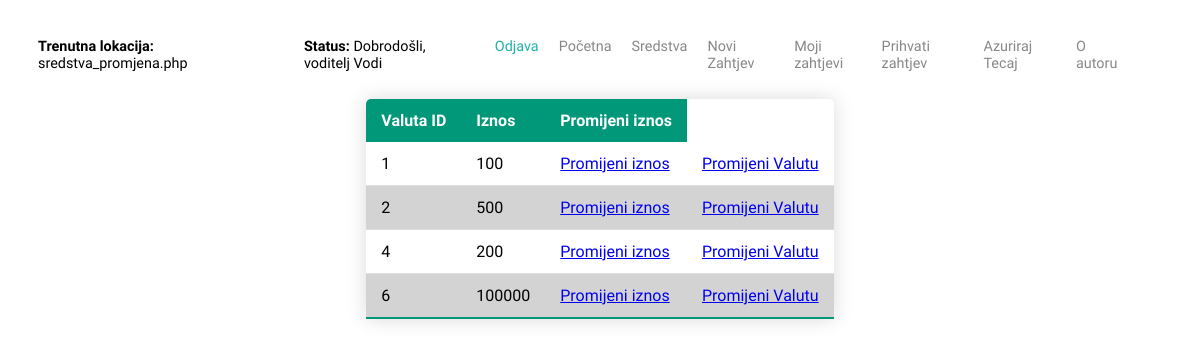
/sredstva_promjena.php (signed in), run on the app's committed database.
### tables this page shows
CREATE TABLE IF NOT EXISTS `sredstva` (
  `sredstva_id` INT NOT NULL AUTO_INCREMENT,
  `korisnik_id` INT NOT NULL,
  `valuta_id` INT NOT NULL,
  `iznos` DOUBLE NOT NULL,
  INDEX `fk_korisnik_has_utakmica_korisnik1_idx` (`korisnik_id` ASC),
  PRIMARY KEY (`sredstva_id`),
  INDEX `fk_sredstva_valuta1_idx` (`valuta_id` ASC),
  CONSTRAINT `fk_korisnik_has_utakmica_korisnik1`
    FOREIGN KEY (`korisnik_id`)
    REFERENCES `korisnik` (`korisnik_id`)
    ON DELETE NO ACTION
    ON UPDATE NO ACTION,
  CONSTRAINT `fk_sredstva_valuta1`
    FOREIGN KEY (`valuta_id`)
    REFERENCES `valuta` (`valuta_id`)
    ON DELETE NO ACTION
    ON UPDATE NO ACTION);

### baza.php (called while the page is built, shortened)
<?php
function izvrsiUpit($veza, $upit){
	$rezultat = mysqli_query($veza,$upit);
	return $rezultat;
}
?>

### sredstva_promjena.php (the view, shortened to what this page needs)
<?php
	include_once("zaglavljeproba.php");
	include_once("baza.php");
	$veza = spojiSeNaBazu();
	if(!empty($aktivni_korisnik_id)){
		$upit = "SELECT *FROM sredstva WHERE korisnik_id='{$aktivni_korisnik_id}'";
		$rezultat = izvrsiUpit($veza, $upit);
	}
?>
<!DOCTYPE html>
<html lang="en">
	<head>
		<link href="jkovacevi.css" rel="stylesheet" type="text/css">
 	</head>
	<body>
		<?php
		if(!empty($aktivni_korisnik_id)){
			?>
		<table class="tablica">
 			<thead>
 				<tr>
 					<th>Valuta ID</th>
 					<th>Iznos</th>
 					<th>Promijeni iznos</th>
 				</tr>
 			</thead>
 			<tbody>
	 			<?php
		 				if(isset($rezultat)){
		 					while($red=mysqli_fetch_array($rezultat)){
		 						echo "<tr>";
		 						echo "<td>{$red[2]}</td>";
		 						echo "<td>{$red[3]}</td>";
		 						echo "<td><a href='promijeni_iznos.php?id={$red[0]}'>Promijeni iznos</a></td>";
		 						echo "<td><a href='zahtjevnovi.php?id={$red[2]}'>Promijeni Valutu</a></td>";
		 						echo "</tr>";
		 						}
		 					}
	 				?>
	 			</tbody>
 			</table>
 			<?php }else{
		 					echo "Korisnik nije unesen";
		 				}
		 	?>
	</body>
</html>

### jkovacevi.css (style rules this page uses)
body { margin:0px; font-family: 'Inconsolata', monospace, bold; }
.tablica { border-collapse: collapse; margin: 25px o; font-size: 0,9em; min-width: 400px; border-radius: 5px 5px 0 0; overflow: hidden; box-shadow: 0 0 20px rgba(0,0,0,0.15); margin-left:auto; margin-right:auto; }
.tablica thead tr { background-color: #009879; color: white; text-align: left; font-weight: bold; }
.tablica th { padding: 12px 15px; }
.tablica td { padding: 12px 15px; }
.tablica tbody tr { border-bottom: 1px solid #dddddd; }
.tablica tbody tr:nth-of-type(even) { background-color: lightgrey; }
.tablica tbody tr:last-of-type { border-bottom: 2px solid #009879; }

### data on the page
sredstva: valuta "1", iznos "100"
sredstva: valuta "2", iznos "500"
sredstva: valuta "4", iznos "200"
sredstva: valuta "6", iznos "100000"

### other printed values
$trenutna "sredstva_promjena.php"
$aktivni_korisnik_ime "voditelj Vodi"
